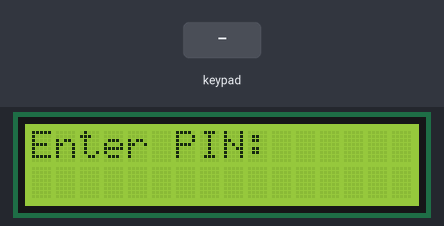
This sketch was run on a simulated Arduino Uno, built with avr-gcc and run on an emulated ATmega328P. On the bench: 16×2 character LCD. Inputs (shaded band) come from the test bench.

Above: at 1.2 s.
1.3 s: key 'B' pressed
At 2.3 s:
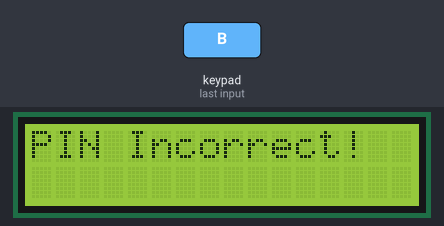
4.3 s: keypad keys 9 8 7 6 pressed 0.4 s apart
At 6.4 s:
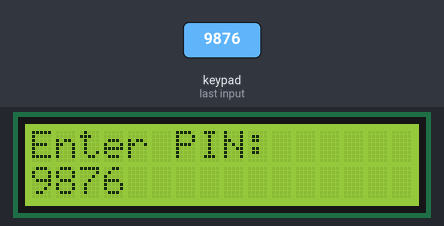
7.4 s: keypad keys 9 8 7 6 # pressed 0.4 s apart
At 9.8 s:
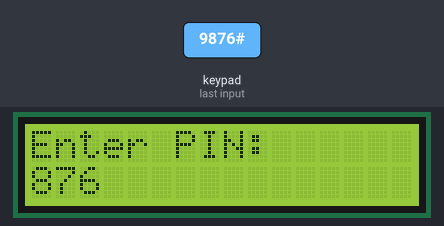
10.9 s: key '1' pressed
At 11.6 s:
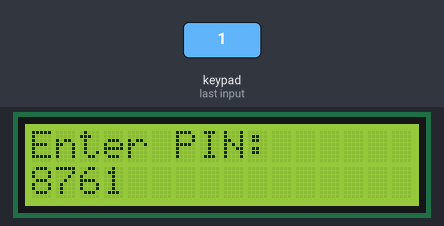
Timing chart, 0 to 13.4 s (numbered marks = the images above; inputs shaded):
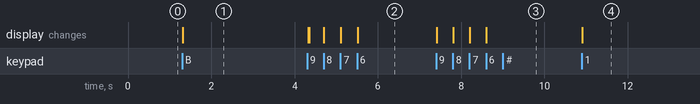

Measured:
- after the input at 1.3 s, the display: changes at once (image 1)
- after the input at 4.3 s, the display: first differs from a run without the input after 0.05 s (image 2 shows a later state)
- after the input at 7.4 s, the display: first changes at once (image 3 shows a later state)
- after the input at 10.9 s, the display: changes at once (image 4)

The sketch:

4_digit_PIN_with_Keypad_and_LCD.ino
```cpp
#include <Wire.h>
#include <LCD.h>
#include <LiquidCrystal_I2C.h>
#define I2C_ADDR 0x27 //Input LCD Address here
#define En_pin 2
#define Rw_pin 1
#define Rs_pin 0
#define D4_pin 4
#define D5_pin 5
#define D6_pin 6
#define D7_pin 7
#define BACKLIGHT 3

LiquidCrystal_I2C lcd(I2C_ADDR,En_pin,Rw_pin,Rs_pin,D4_pin,D5_pin,D6_pin,D7_pin);

#include <Keypad.h>

const int ROW_NUM    = 4; // four rows
const int COLUMN_NUM = 4; // four columns

char keys[ROW_NUM][COLUMN_NUM] = {
  {'1','2','3', 'A'},
  {'4','5','6', 'B'},
  {'7','8','9', 'C'},
  {'*','0','#', 'D'}
};

byte pin_rows[ROW_NUM] = {9, 8, 7, 6};      // connect to the row pinouts of the keypad
byte pin_column[COLUMN_NUM] = {5, 4, 3, 2}; // connect to the column pinouts of the keypad

Keypad keypad = Keypad(makeKeymap(keys), pin_rows, pin_column, ROW_NUM, COLUMN_NUM );

int cursorColumn = 0;
int pin = 1234;
int pinTemp = 0;

void setup(){
//  lcd.init(); // initialize the lcd
  lcd.begin (16,2);
  lcd.setBacklightPin(BACKLIGHT,POSITIVE);
  lcd.setBacklight(HIGH);
  lcd.setCursor(0, 0);
  lcd.print("Enter PIN:");
}

void loop(){
  char key = keypad.getKey();

  if ((key - 48 >= 0) && (key - 48 <= 9)) {
    lcd.setCursor(cursorColumn, 1); // move cursor to   (cursorColumn, 0)
    lcd.print(key);                 // print key at (cursorColumn, 0)

    if (cursorColumn == 0){
      pinTemp = ((key - 48) * 1000);
    }
    if (cursorColumn == 1){
      pinTemp = pinTemp + ((key - 48) * 100);
    }
    if (cursorColumn == 2){
      pinTemp = pinTemp + ((key - 48) * 10);
    }
    if (cursorColumn == 3){
      pinTemp = pinTemp + (key - 48);
    }

    cursorColumn++;                 // move cursor to next position
    if (cursorColumn == 5) {        // if reaching limit, clear LCD
      lcd.clear();
      cursorColumn = 0;
      pinTemp = 0;
      lcd.setCursor(0, 0);
      lcd.print("Enter PIN:");
    }
  }
  if (key == 'A'){
    lcd.clear();
    cursorColumn = 0;
    lcd.setCursor(0, 0);
    lcd.print("Enter PIN:");
  }
  if (key == 'B'){
    lcd.clear();
    if (pinTemp == pin){
      lcd.setCursor(0, 0);
      lcd.print("PIN Correct!");
      delay(3000);
    }
    if (pinTemp != pin){
      lcd.setCursor(0, 0);
      lcd.print("PIN Incorrect!");
      delay(3000);
    }
    cursorColumn = 0;
    pinTemp = 0;
    lcd.clear();
    lcd.setCursor(0, 0);
    lcd.print("Enter PIN:");
  }
}
```
